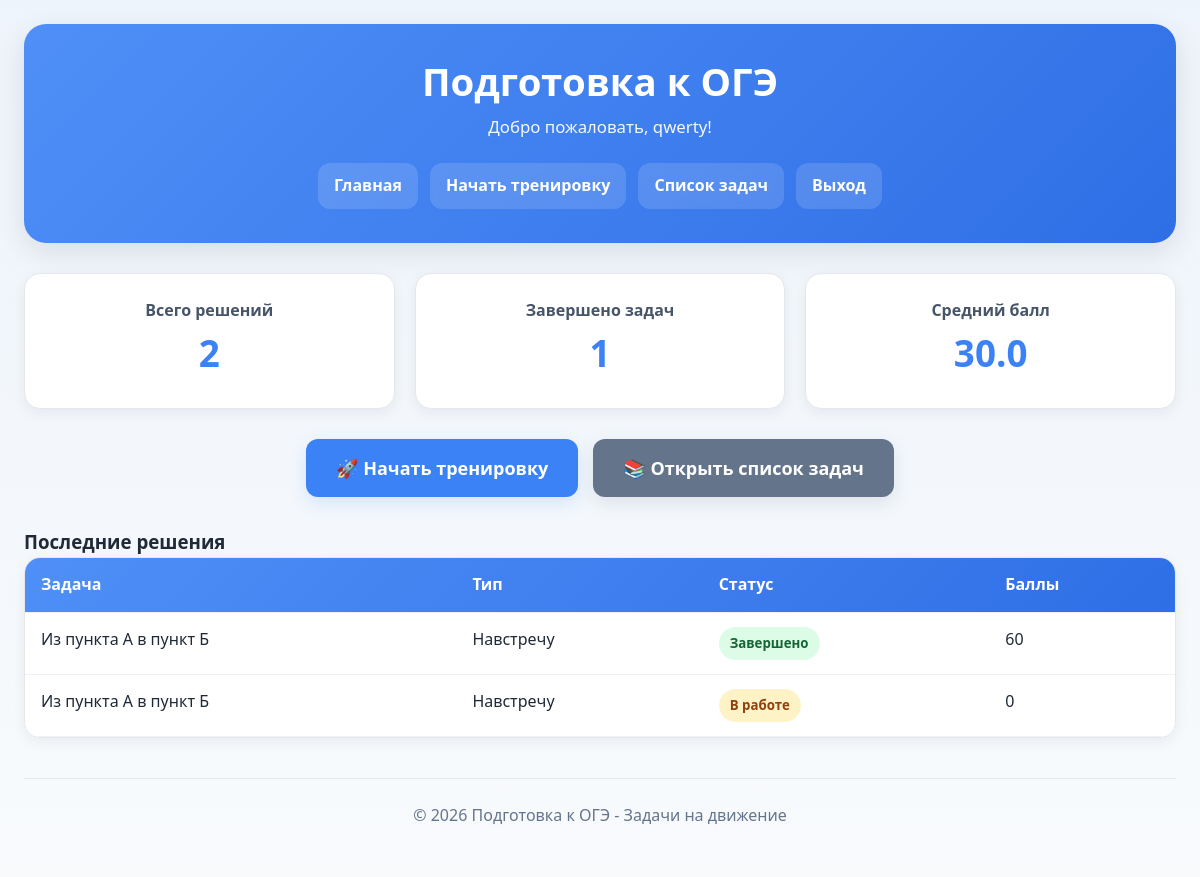
The app's page /student/dashboard.php (signed in) with its own data.
### tables this page shows
CREATE TABLE `assigned_tasks` (
  `id` int(11) NOT NULL,
  `student_id` int(11) NOT NULL,
  `task_id` int(11) NOT NULL,
  `teacher_id` int(11) NOT NULL,
  `assigned_date` timestamp NULL DEFAULT current_timestamp(),
  `is_completed` tinyint(1) DEFAULT 0,
  `completed_date` timestamp NULL DEFAULT NULL,
  `score` int(11) DEFAULT 0,
  `attempts` int(11) DEFAULT 0,
  `last_attempt` timestamp NULL DEFAULT NULL
);

CREATE TABLE `tasks` (
  `id` int(11) NOT NULL,
  `title` varchar(200) NOT NULL,
  `task_type` enum('sblizhenie','udalenie','dogonka','vstrecha') NOT NULL,
  `example_condition` text NOT NULL,
  `example_solution` text NOT NULL,
  `example_explanation` text NOT NULL,
  `example_answer` varchar(100) NOT NULL,
  `task_condition` text NOT NULL,
  `task_answer` varchar(100) NOT NULL,
  `difficulty` enum('easy','medium','hard') DEFAULT 'medium',
  `created_by` int(11) DEFAULT NULL,
  `created_at` timestamp NULL DEFAULT current_timestamp(),
  `correct_steps` longtext DEFAULT NULL CHECK (json_valid(`correct_steps`)),
  `hint1` text DEFAULT NULL,
  `hint2` text DEFAULT NULL
);

### student/dashboard.php (the view, shortened to what this page needs)
<?php
$db = new Database();
$conn = $db->getConnection();
$student_id = $_SESSION['user_id'];
$stmt = $conn->prepare("
    SELECT
        COUNT(*) as total_attempts,
        SUM(CASE WHEN is_completed = 1 THEN 1 ELSE 0 END) as completed_tasks,
        COALESCE(AVG(score), 0) as avg_score
    FROM assigned_tasks
    WHERE student_id = ?
");
$stmt->execute([$student_id]);
$stats = $stmt->fetch();
$total_attempts = (int)($stats['total_attempts'] ?? 0);
$completed_tasks = (int)($stats['completed_tasks'] ?? 0);
$avg_score = (float)($stats['avg_score'] ?? 0);
$stmt = $conn->prepare("
    SELECT
        at.id,
        at.score,
        at.is_completed,
        at.attempts,
        at.last_attempt,
        t.title,
        t.task_type
    FROM assigned_tasks at
    JOIN tasks t ON t.id = at.task_id
    WHERE at.student_id = ?
    ORDER BY at.last_attempt DESC, at.assigned_date DESC
    LIMIT 5
");
$stmt->execute([$student_id]);
$recent = $stmt->fetchAll();
$type_names = [
    'sblizhenie' => 'Навстречу',
    'udalenie' => 'Удаление',
    'dogonka' => 'Вдогонку',
    'vstrecha' => 'Встреча в точке'
];
require_once '../includes/header.php';
?>
<div class="stats-grid">
    <div class="stat-card">
        <h3>Всего решений</h3>
        <div class="stat-number"><?php echo $total_attempts; ?></div>
    </div>
    <div class="stat-card">
        <h3>Завершено задач</h3>
        <div class="stat-number"><?php echo $completed_tasks; ?></div>
    </div>
    <div class="stat-card">
        <h3>Средний балл</h3>
        <div class="stat-number"><?php echo number_format($avg_score, 1); ?></div>
    </div>
</div>
<div style="margin: 30px 0; display:flex; gap:15px; justify-content:center; flex-wrap:wrap;">
    <a href="start_training.php" class="btn btn-primary" style="padding:15px 30px; font-size:18px;">🚀 Начать тренировку</a>
    <a href="tasks.php" class="btn btn-secondary" style="padding:15px 30px; font-size:18px;">📚 Открыть список задач</a>
</div>
<div style="margin-top:30px;">
    <h3>Последние решения</h3>
    <?php if (empty($recent)): ?>
        <div class="empty-state">
            <p>У тебя пока нет решённых задач</p>
        </div>
    <?php else: ?>
        <div class="table-container">
            <table>
                <thead>
                <tr>
                    <th>Задача</th>
                    <th>Тип</th>
                    <th>Статус</th>
                    <th>Баллы</th>
                </tr>
                </thead>
                <tbody>
                <?php foreach ($recent as $item): ?>
                    <tr>
                        <td><?php echo htmlspecialchars($item['title']); ?></td>
                        <td><?php echo htmlspecialchars($type_names[$item['task_type']] ?? $item['task_type']); ?></td>
                        <td>
                            <?php if ($item['is_completed']): ?>
                                <span class="badge badge-success">Завершено</span>
                            <?php else: ?>
                                <span class="badge badge-warning">В работе</span>
                            <?php endif; ?>
                        </td>
                        <td><?php echo (int)$item['score']; ?></td>
                    </tr>
                <?php endforeach; ?>
                </tbody>
            </table>
        </div>
    <?php endif; ?>
</div>
<?php require_once '../includes/footer.php'; ?>

### assets/css/style.css (style rules this page uses)
* { margin: 0; padding: 0; box-sizing: border-box; }
:root { --bg: #f4f7fb; --surface: #ffffff; --surface-soft: #f8fafc; --text: #1f2937; --muted: #6b7280; --primary: #3b82f6; --primary-dark: #2563eb; --secondary: #64748b; --success: #16a34a; --danger: #dc2626; --warning: #d97706; --border: #e5e7eb; --shadow-sm: 0 4px 14px rgba(15, 23, 42, 0.06); --shadow-md: 0 10px 30px rgba(15, 23, 42, 0.10); --radius: 16px; --radius-sm: 10px; }
body { font-family: 'Segoe UI', Tahoma, Geneva, Verdana, sans-serif; background: linear-gradient(180deg, #eef4fb 0%, #f8fafc 100%); color: var(--text); line-height: 1.6; }
.btn { display: inline-flex; align-items: center; justify-content: center; gap: 8px; padding: 11px 18px; background: var(--primary); color: white; border: none; border-radius: 12px; text-decoration: none; cursor: pointer; font-size: 0.98rem; font-weight: 700; transition: all 0.2s ease; box-shadow: 0 6px 18px rgba(59, 130, 246, 0.16); }
.btn-primary { background: var(--primary); }
.btn-secondary { background: var(--secondary); box-shadow: 0 6px 18px rgba(100, 116, 139, 0.16); }
.table-container { background: var(--surface); border-radius: var(--radius); overflow: hidden; box-shadow: var(--shadow-sm); border: 1px solid var(--border); overflow-x: auto; }
table { width: 100%; border-collapse: collapse; background: white; }
thead { background: linear-gradient(135deg, #4f8ff7 0%, #2f6fe6 100%); color: white; }
th, td { padding: 14px 16px; text-align: left; border-bottom: 1px solid #eef2f7; vertical-align: top; }
th { font-weight: 700; white-space: nowrap; }
.stats-grid { display: grid; grid-template-columns: repeat(auto-fit, minmax(240px, 1fr)); gap: 20px; margin: 30px 0; }
.stat-card { background: var(--surface); padding: 24px; border-radius: var(--radius); box-shadow: var(--shadow-sm); text-align: center; border: 1px solid var(--border); }
.stat-card h3 { font-size: 1rem; color: #475569; margin-bottom: 8px; }
.stat-number { font-size: 2.3rem; font-weight: 800; color: var(--primary); margin: 10px 0; line-height: 1.1; }
.badge { display: inline-block; padding: 6px 11px; border-radius: 999px; font-size: 0.83rem; font-weight: 700; white-space: nowrap; }
.badge-success { background: #dcfce7; color: #166534; }
.badge-warning { background: #fef3c7; color: #92400e; }

### records on screen
assigned_tasks: task.title "Из пункта А в пункт Б", task.task_type "Навстречу", is_completed "Завершено", score "60"
assigned_tasks: task.title "Из пункта А в пункт Б", task.task_type "Навстречу", is_completed "В работе", score "0"

### other values on screen
$page_heading "Подготовка к ОГЭ"
$page_subtitle "Добро пожаловать, qwerty!"
$label "Главная"
$label "Начать тренировку"
$label "Список задач"
$label "Выход"
$total_attempts "2"
$completed_tasks "1"
$avg_score "30.0"
SITE_NAME "Подготовка к ОГЭ - Задачи на движение"
